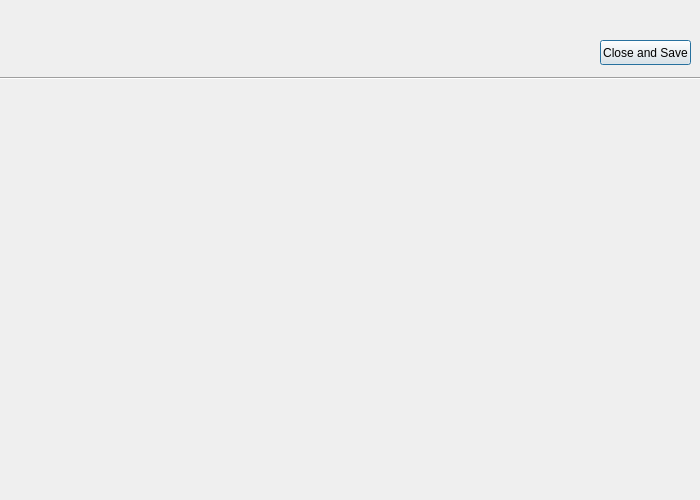
<?xml version="1.0" encoding="UTF-8"?>
<ui version="4.0">
 <class>paintingWindow</class>
 <widget class="QDialog" name="paintingWindow">
  <property name="geometry">
   <rect>
    <x>0</x>
    <y>0</y>
    <width>700</width>
    <height>500</height>
   </rect>
  </property>
  <property name="windowTitle">
   <string>Dialog</string>
  </property>
  <widget class="QPushButton" name="pushButton">
   <property name="geometry">
    <rect>
     <x>600</x>
     <y>40</y>
     <width>91</width>
     <height>25</height>
    </rect>
   </property>
   <property name="text">
    <string>Close and Save</string>
   </property>
  </widget>
  <widget class="Line" name="line">
   <property name="geometry">
    <rect>
     <x>-10</x>
     <y>70</y>
     <width>711</width>
     <height>16</height>
    </rect>
   </property>
   <property name="orientation">
    <enum>Qt::Horizontal</enum>
   </property>
  </widget>
 </widget>
 <resources/>
 <connections/>
</ui>
